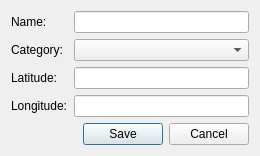
<?xml version="1.0" encoding="UTF-8"?>
<ui version="4.0">
 <class>Dialog</class>
 <widget class="QDialog" name="Dialog">
  <property name="geometry">
   <rect>
    <x>0</x>
    <y>0</y>
    <width>260</width>
    <height>147</height>
   </rect>
  </property>
  <property name="windowTitle">
   <string>Dialog</string>
  </property>
  <layout class="QGridLayout" name="gridLayout">
   <item row="0" column="0">
    <layout class="QFormLayout" name="formLayout">
     <item row="0" column="0">
      <widget class="QLabel" name="label">
       <property name="text">
        <string>Name:</string>
       </property>
      </widget>
     </item>
     <item row="0" column="1">
      <widget class="QLineEdit" name="lineEditEditPOIName"/>
     </item>
     <item row="1" column="0">
      <widget class="QLabel" name="label_4">
       <property name="text">
        <string>Category:</string>
       </property>
      </widget>
     </item>
     <item row="1" column="1">
      <widget class="QComboBox" name="comboBoxEditPOICat"/>
     </item>
     <item row="2" column="0">
      <widget class="QLabel" name="label_2">
       <property name="text">
        <string>Latitude:</string>
       </property>
      </widget>
     </item>
     <item row="2" column="1">
      <widget class="QLineEdit" name="lineEditEditPOILat"/>
     </item>
     <item row="3" column="0">
      <widget class="QLabel" name="label_3">
       <property name="text">
        <string>Longitude:</string>
       </property>
      </widget>
     </item>
     <item row="3" column="1">
      <widget class="QLineEdit" name="lineEditEditPOILon"/>
     </item>
    </layout>
   </item>
   <item row="1" column="0">
    <widget class="QDialogButtonBox" name="buttonBox">
     <property name="orientation">
      <enum>Qt::Horizontal</enum>
     </property>
     <property name="standardButtons">
      <set>QDialogButtonBox::Cancel|QDialogButtonBox::Save</set>
     </property>
    </widget>
   </item>
  </layout>
 </widget>
 <resources/>
 <connections>
  <connection>
   <sender>buttonBox</sender>
   <signal>accepted()</signal>
   <receiver>Dialog</receiver>
   <slot>accept()</slot>
   <hints>
    <hint type="sourcelabel">
     <x>248</x>
     <y>254</y>
    </hint>
    <hint type="destinationlabel">
     <x>157</x>
     <y>274</y>
    </hint>
   </hints>
  </connection>
  <connection>
   <sender>buttonBox</sender>
   <signal>rejected()</signal>
   <receiver>Dialog</receiver>
   <slot>reject()</slot>
   <hints>
    <hint type="sourcelabel">
     <x>316</x>
     <y>260</y>
    </hint>
    <hint type="destinationlabel">
     <x>286</x>
     <y>274</y>
    </hint>
   </hints>
  </connection>
 </connections>
</ui>
